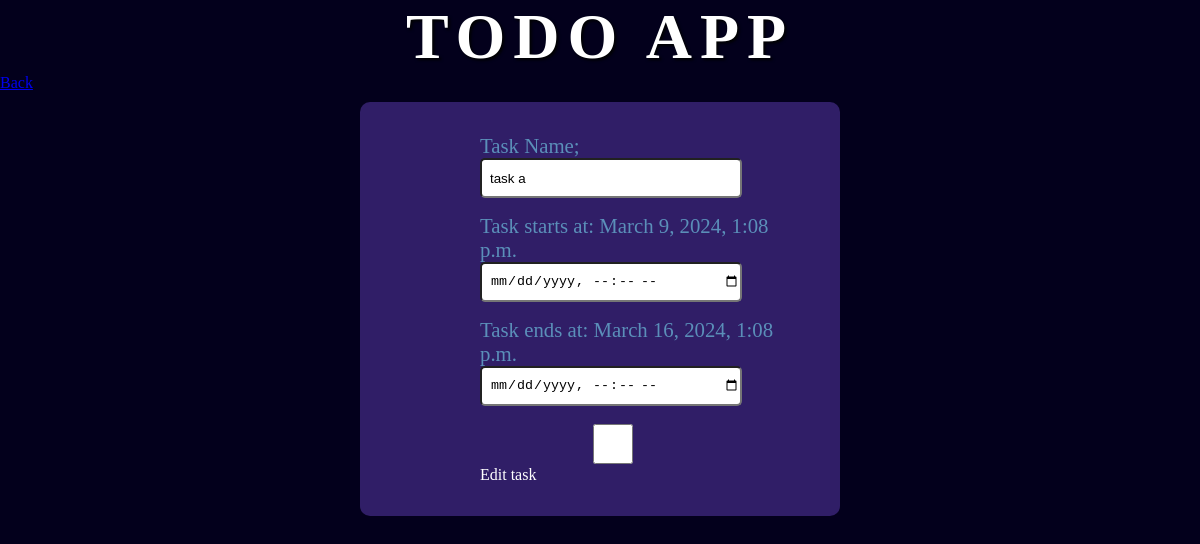
Screenshot of /edit/16 with the database file from the repository.
### todo/models.py (models this page shows)
class Task(models.Model):
    task_name = models.CharField(max_length=120)
    created_at = models.DateTimeField(auto_now=True)
    modified_at = models.DateTimeField(auto_now_add=True)
    start_time = models.DateTimeField(default=timezone.now)
    completion_time = models.DateTimeField(default=timezone.now)
    task_status = models.CharField(max_length=10)
    def __str__(self):
        return self.task_name

### todo/views.py (the view, shortened to what this page needs)
# urls.py: path('edit/<str:taskid>', views.edit_task, name='edit'),
def edit_task(request, taskid):
    if request.method == 'GET':
        task = Task.objects.filter(id=taskid)
        context ={
            'task' : task
        }
        print(task)
        return render(request, 'todo/editForm.html', context)

### todo/templates/todo/editForm.html (shortened to what this page needs)
{% extends 'base.html' %}
{% block content %}
<a href="{% url 'inactive'%}">Back</a>
{% for item in task %}
<form action="{% url 'edit' item.id %}" method="POST">
    <label for="taskname">Task Name;</label>
    <input type="text" name="taskname" id="taskname" value="{{item.task_name}}">
    <label for="starttime">Task starts at: {{item.start_time}}</label>
    <input type="datetime-local" name="starttime" id="starttime" value="{{item.start_time}}">
    <label for="completion_time">Task ends at: {{item.completion_time}}</label>
    <input type="datetime-local" name="completiontime" id="completiontime" value="{{item.completion_time}}">
    <input type="checkbox"
    <button class="button submit" type="submit">Edit task</button>
</form>
{% endfor %}
{% endblock %}

### static/css/home.css (style rules this page uses)
:root { --primary-dark: #03001c; --secondary-dark: #301e67; --accent-dark: #5b8fb9; --accent-dark-2: #b6eada; --primary-light: #b799ff; --secondary-light: #acbcff; --accent-light: #aee2ff; --accent-light-2: #e6fffd; }
* { margin: 0; padding: 0; box-sizing: border-box; }
body { background: var(--primary-dark); color: #fff; }
.button { text-decoration: none; font-weight: 500; border: 2px solid black; border-radius: 5px; padding: 5px; margin: 2px; background: var(--primary-dark); transition: 0.1s ease-in-out; }
form { background-color: var(--secondary-dark); max-width: 40%; margin: 10px; margin-left: 30%; padding: 2rem; padding-left: 10%; display: flex; flex-direction: column; align-items: flex-start; justify-content: space-around; border-radius: 10px; }
form input { width: 80%; height: 2.5rem; margin-bottom: 1rem; padding-left: 0.5rem; color: #000; border-radius: 5px; }
label { font-size: 1.3rem; color: var(--accent-dark); }
.submit { color: var(--accent-dark-2); }

### rows the page displays
Task: taskname "task a", start_time "March 9, 2024, 1:08 p.m.", completion_time "March 16, 2024, 1:08 p.m."
